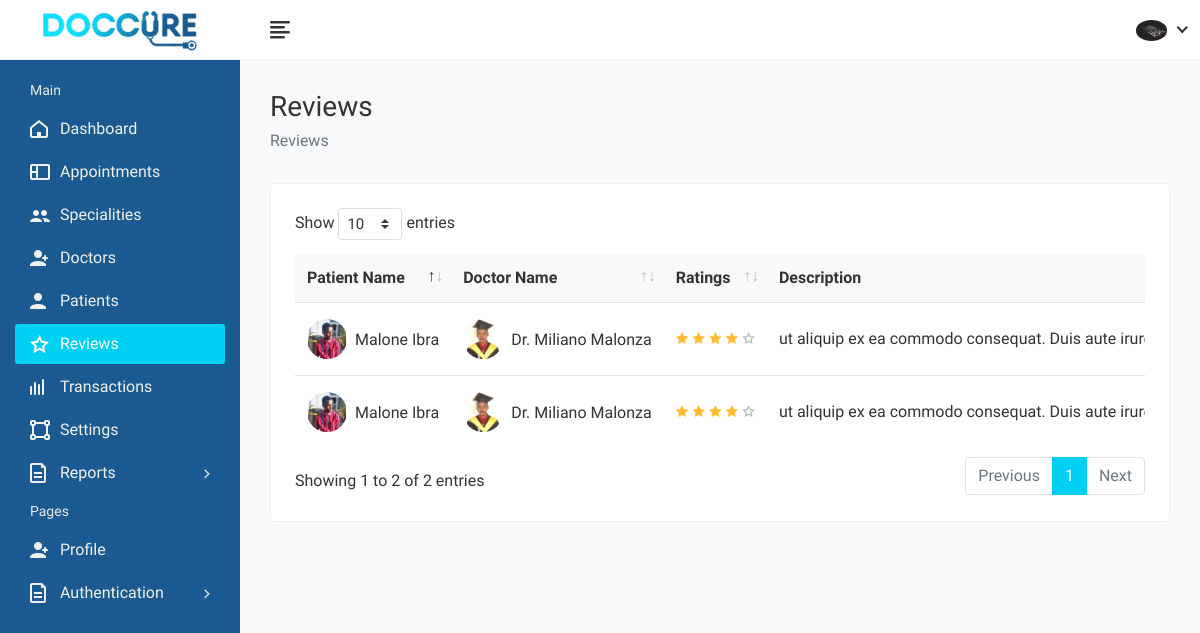
Page /administrators/reviews/ (signed in) on the earlier database version.
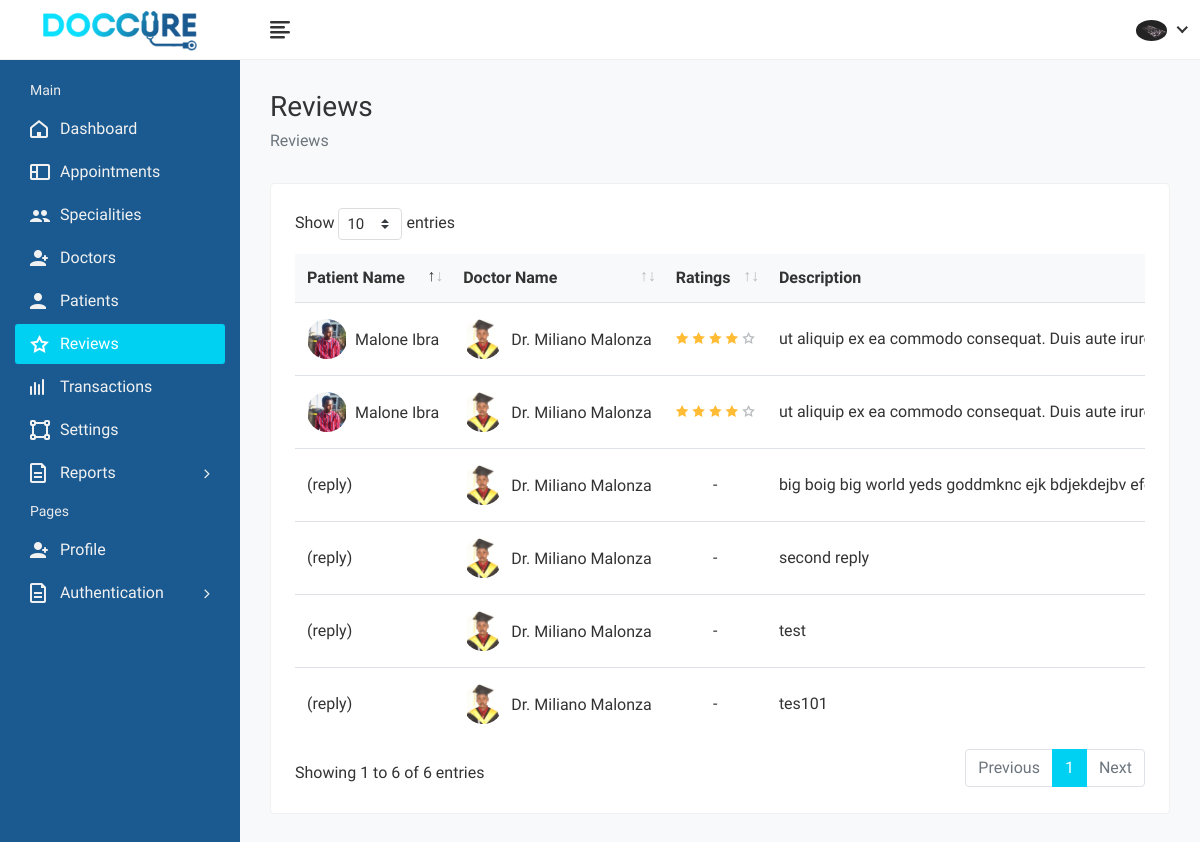
Same page on the later database version.
### appointments/models.py (models this page shows, shortened)
class Review(models.Model):
	appointment = models.ForeignKey(Appointment, on_delete=models.CASCADE, blank=True)
	date = models.DateTimeField('Review Date', auto_now_add=True)
	rate = models.IntegerField('Rate')
	recommend = models.BooleanField('Recommend', default=False)
	text = models.CharField('Review Title', max_length=150, blank=True)
	def review_rate(self):
		count = {}
		rate_val = self.rate + 1
		for x in range(1,rate_val):
			count.setdefault(x, 'filled')
		for x in range(rate_val,6):
			count.setdefault(x, ' ')
		return count
	def replies(self):
		replies = Reply.objects.filter(review=self.id)
		return replies

class Appointment(models.Model):
	doctor = models.ForeignKey(Doctor, on_delete=models.CASCADE)
	patient = models.ForeignKey(Patient, on_delete=models.CASCADE)
	purpose = models.CharField('Purpose', max_length=50)
	category = models.CharField('Type', max_length=50)
	amount = models.FloatField('Amount', default=0.00)
	status = models.CharField('Status', max_length=50)
	date = models.DateTimeField('Appointment Date', auto_now_add=True)
	booking_date = models.DateTimeField('Booking Date')
	follow_up_date = models.DateTimeField('Follow Up', null=True)

class Patient(models.Model):
	user = models.OneToOneField(User, on_delete=models.CASCADE)
	image = models.ImageField('Profile Image', upload_to='Image/Patient/Profile/',
		max_length=500, default='dummy.png')
	first_name = models.CharField('First Name', max_length=50)
	second_name = models.CharField('Second Name', max_length=50)
	d_o_b = models.DateField('Date Of Birth')
	gender = models.CharField('Gender', max_length=10)
	email = models.CharField('Email', max_length=50)
	phone_no = models.CharField('Phone Number', max_length=20)
	blood_group = models.CharField('Blood Group', max_length=5)
	country = models.CharField('Country', max_length=50)
	county = models.CharField('County', max_length=50)
	town = models.CharField('Town', max_length=50)
	street_lane = models.CharField('Street/Lane', max_length=50)
	def __str__(self):
		return self.first_name +' '+self.second_name

class Doctor(models.Model):
	user = models.OneToOneField(User, on_delete=models.CASCADE)
	image = models.ImageField('Profile Image', upload_to='Image/Doctors',
		max_length=500, default='dummy.png')
	first_name = models.CharField('First Name', max_length=50)
	second_name =  models.CharField('Second Name', max_length=50)
	title = models.CharField('Title', max_length=200, default='Dr.')
	phone_no = models.CharField('Phone Number', max_length=50)
	email = models.EmailField('Email', max_length=250)
	gender = models.CharField('Gender', max_length=10)
	d_o_b = models.DateField('Date of Birth', blank=True)
	biography = models.CharField('Biography', max_length=1000, blank=True)
	address_line1 = models.CharField('Address Line 1', max_length=200, blank=True)
	address_line2 = models.CharField('Address Line 2', max_length=200, blank=True)
	country = models.CharField('Country', max_length=100, blank=True)
	county = models.CharField('County', max_length=100, blank=True)
	town = models.CharField('Town', max_length=100, blank=True)
	pricing =  models.FloatField('Amount', default=0.00)
	services = models.CharField('Services', max_length=1000, blank=True)
	specialization = models.CharField('Specialization', max_length=1000, blank=True)
	clinic = models.CharField('Clinic', max_length=100, blank=True)
	clinic_address = models.CharField('Clinic Address', max_length=100, blank=True)
	speciality = models.OneToOneField(Speciality, on_delete=models.CASCADE)
	''' user, image, first_name, second_name, title, phone_no, email, gender, d_o_b, biography,
	address_line1, address_line2, country, county, town, pricing, services, specialization, clinic,
	clinic_address, speciality'''
	def full_name(self):
		return self.title + " " + self.first_name + " " + self.second_name

class Reply(models.Model):
	review = models.ForeignKey(Review, on_delete=models.CASCADE)
	user = models.ForeignKey(User, on_delete=models.CASCADE)
	date = models.DateTimeField('Review Date', auto_now_add=True)
	text = models.CharField('Review Title', max_length=150)
	def get_user(self):
		usr = self.user
		group = usr.groups.get()
		if group.name=='patients_group':
			patient = Patient.objects.get(user=usr.id)
			return patient
		elif group.name=='doctors_group':
			doctor = Doctor.objects.get(user=usr.id)
			return doctor
		else:
			return user
	def get_group(self):
		usr = self.user
		group = usr.groups.get()
		return group.name

### administrators/views.py (the view)
# urls.py: path('reviews/', views.reviews, name='admin-reviews'),
@login_required(login_url='/login/')
@user_passes_test(check_admin, login_url='/login/')
@user_passes_test(check_settings, login_url='/administrators/profile/')
def reviews(request):
	profile = Admin.objects.get(user=request.user.id)
	reviews = Review.objects.all()
	return render(request, 'administrators/reviews.html', {'profile': profile, 'reviews': reviews})

### administrators/models.py (called while the page is built)
	def __str__(self):
		return self.first_name+" "+self.second_name

### administrators/views.py (called while the page is built)
def check_admin(user):
	return user.is_superuser

def check_settings(user):
	profile = Admin.objects.filter(user=user.id)
	return profile.count()>=1

### administrators/templates/administrators/reviews.html (shortened to what the changed rows need)
{% extends "administrators/base.html" %}
{% load static %}
{% block css %}
	<link rel="stylesheet" href="{% static 'administrators/plugins/datatables/datatables.min.css' %}">
{% endblock %}
{% block content %}
	<div class="row">
		<div class="col-sm-12">
			<div class="card">
				<div class="card-body">
					<div class="table-responsive">
						<table class="datatable table table-hover table-center mb-0">
							<thead>
								<tr>
									<th>Patient Name</th>
									<th>Doctor Name</th>
									<th>Ratings</th>
									<th>Description</th>
								</tr>
							</thead>
							<tbody>
							{% for review in reviews %}
								<tr>
									<td>
										<h2 class="table-avatar">
											<a href="#" class="avatar avatar-sm mr-2"><img class="avatar-img rounded-circle" src="{{review.appointment.patient.image.url}}" alt="User Image"></a>
											<a href="#">{{review.appointment.patient}} </a>
										</h2>
									</td>
									<td>
										<h2 class="table-avatar">
											<a href="{% url 'doctor-profile' review.appointment.doctor.full_name|slugify review.appointment.doctor.id %}" class="avatar avatar-sm mr-2"><img class="avatar-img rounded-circle" src="{{review.appointment.doctor.image.url}}" alt="User Image"></a>
											<a href="{% url 'doctor-profile' review.appointment.doctor.full_name|slugify review.appointment.doctor.id %}">{{review.appointment.doctor.full_name}}</a>
										</h2>
									</td>
									<td>
									{% for x, rate in review.review_rate.items %}
										{% if rate == 'filled' %}
										<i class="fe fe-star text-warning"></i>
										{% else %}
										<i class="fe fe-star-o text-secondary"></i>
										{% endif %}
									{% endfor %}
									</td>
									<td>
										{{review.text}}
									</td>
								</tr>
								{% for reply in review.replies %}
									<tr>
										<td>
											{% if reply.get_group == 'patients_group' %}
											<h2 class="table-avatar">
												<a href="#" class="avatar avatar-sm mr-2"><img class="avatar-img rounded-circle" src="{{reply.get_user.image.url}}" alt="User Image"></a>
												<a href="#">{{reply.get_user.first_name}} {{reply.get_user.second_name}}</a>
											</h2>
											{% else %}
											(reply)
											{% endif %}
										</td>
										<td>
											{% if reply.get_group == 'doctors_group' %}
											<h2 class="table-avatar">
												<a href="{% url 'doctor-profile' reply.get_user.full_name|slugify reply.get_user.id %}" class="avatar avatar-sm mr-2"><img class="avatar-img rounded-circle" src="{{reply.get_user.image.url}}" alt="User Image"></a>
												<a href="{% url 'doctor-profile' reply.get_user.full_name|slugify reply.get_user.id %}">{{reply.get_user.full_name}}</a>
											</h2>
											{% else %}
											(reply)
											{% endif %}
										</td>
										<td class="text-center">-</td>
										<td>
											{{reply.text}}
										</td>
									</tr>
								{% endfor %}
							{% endfor %}
							</tbody>
						</table>
					</div>
				</div>
			</div>
		</div>
	</div>
{% endblock %}

Differences in the rows shown:
added Reply: shows "(reply)", get_user.image (picture), get_user.full_name "Dr. Miliano Malonza", text "big boig big world yeds goddmknc ejk bdjekdejbv…", shown under Review (number 1 of 2 on the later page)
added Reply: shows "(reply)", get_user.image (picture), get_user.full_name "Dr. Miliano Malonza", text "second reply", shown under Review (number 1 of 2 on the later page)
added Reply: shows "(reply)", get_user.image (picture), get_user.full_name "Dr. Miliano Malonza", text "test", shown under Review (number 2 of 2 on the later page)
added Reply: shows "(reply)", get_user.image (picture), get_user.full_name "Dr. Miliano Malonza", text "tes101", shown under Review (number 2 of 2 on the later page)
Other differences:
text written by a page script: "Show entries Showing 1 to 2 of 2 entries Previous 1 Next" → "Show entries Showing 1 to 6 of 6 entries Previous 1 Next"
